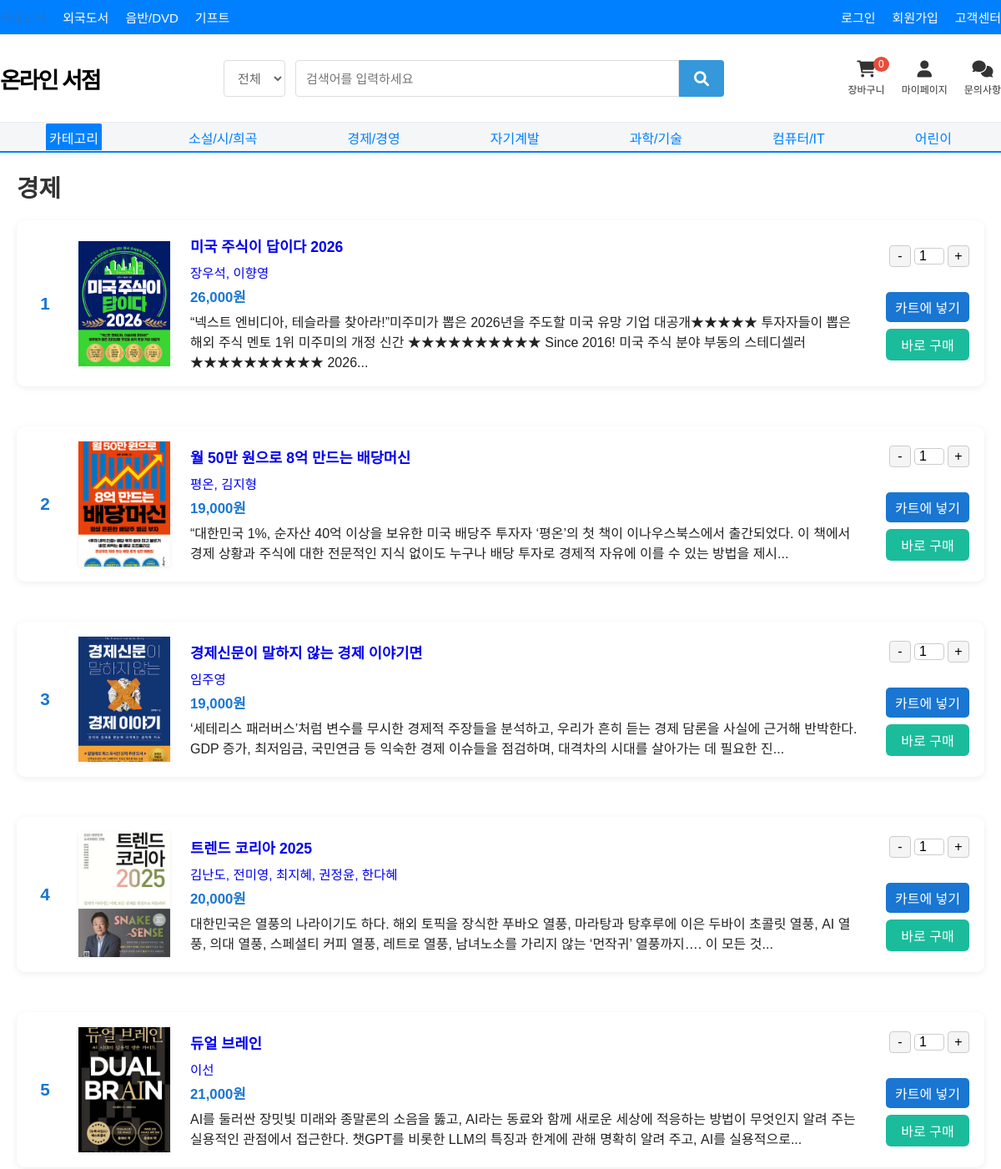
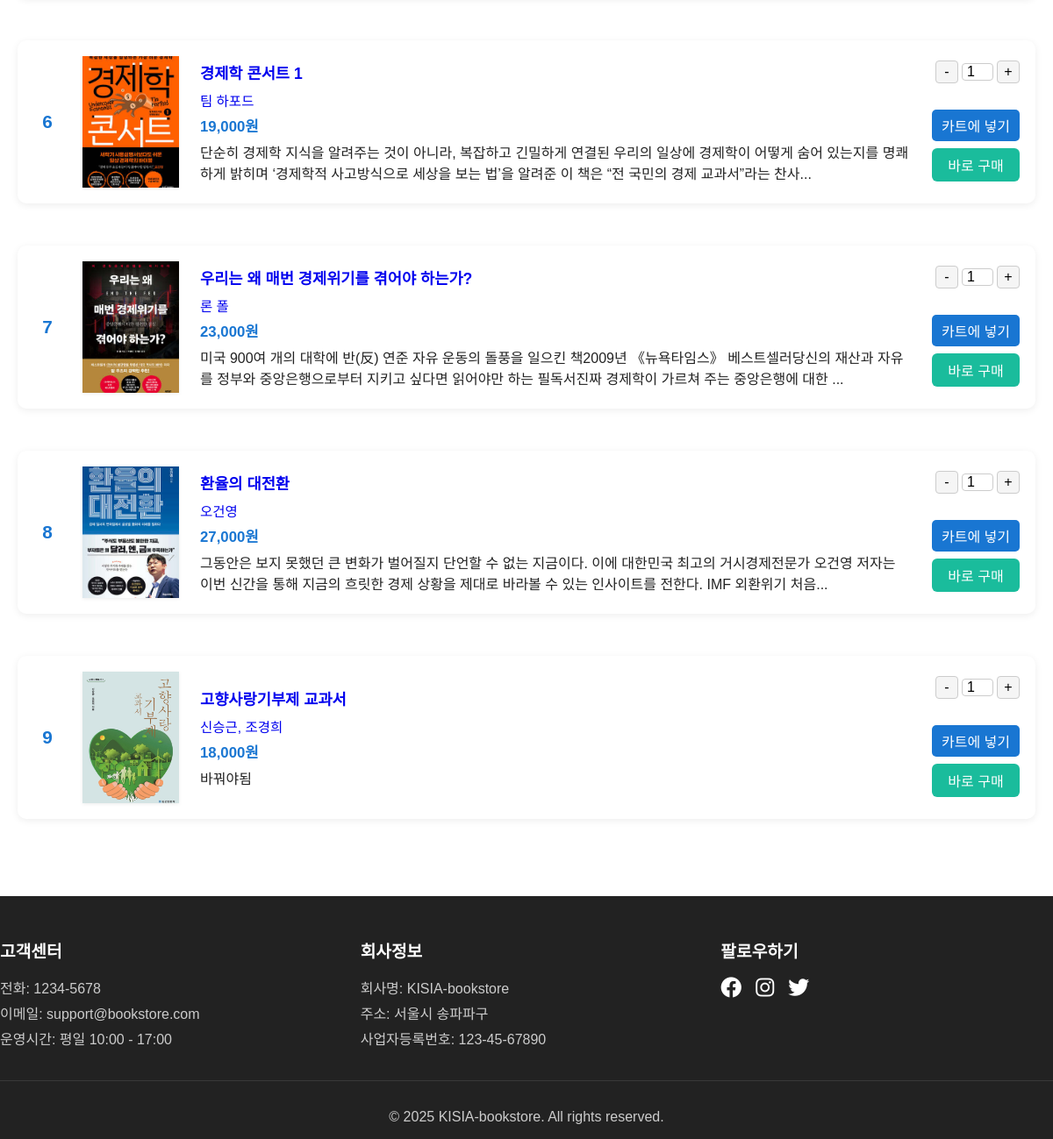
The app's page /category/economy.php with its own data (2 pictures, top to bottom).
### tables this page shows
CREATE TABLE books (
    id VARCHAR(50) NOT NULL PRIMARY KEY,
    title VARCHAR(255) NOT NULL,
    author VARCHAR(100) NOT NULL,
    price DECIMAL(10,2) NOT NULL,
    category VARCHAR(100),
    description TEXT,
    image_path VARCHAR(255),
    additional_image_path VARCHAR(255),
    created_at TIMESTAMP DEFAULT CURRENT_TIMESTAMP
);

### category/economy.php (the view, shortened to what this page needs)
<?php
require_once '../header.php';
$stmt = $conn->prepare("SELECT id, title, author, price, description, image_path FROM books WHERE category = ?");
$category = 'economy';
$stmt->bind_param("s", $category);
$stmt->execute();
$result = $stmt->get_result();
?>
<!DOCTYPE html>
<html lang="ko">
<head>
  <link rel="stylesheet" href="../css/style.css">
  <link rel="stylesheet" href="../css/header.css">
  <link rel="stylesheet" href="../css/category.css">
  <link rel="stylesheet" href="https://cdnjs.cloudflare.com/ajax/libs/font-awesome/6.0.0/css/all.min.css">
</head>
<body>
<div class="category-container">
  <div class="category-content">
    <h1>경제</h1>
    <div class="book-list">
      <?php if ($result->num_rows > 0): ?>
        <?php $num = 1; ?>
        <?php while ($book = $result->fetch_assoc()): ?>
          <div class="book-row">
            <div class="book-number"><?= $num++ ?></div>
            <div class="book-thumb">
              <a href="book_detail.php?id=<?= urlencode($book['id']) ?>">
                <img src="../<?= htmlspecialchars($book['image_path']) ?>" alt="<?= htmlspecialchars($book['title']) ?>">
              </a>
            </div>
            <div class="book-info">
              <div class="book-title">
                <a href="book_detail.php?id=<?= urlencode($book['id']) ?>"><?= htmlspecialchars($book['title']) ?></a>
              </div>
              <div class="book-meta">
                <a href="book_detail.php?id=<?= urlencode($book['id']) ?>"><?= htmlspecialchars($book['author']) ?></a>
              </div>
              <div class="book-price"><?= number_format((int)$book['price']) ?>원</div>
              <div class="book-desc">
                <?= htmlspecialchars(mb_strimwidth(strip_tags($book['description']), 0, 220, '...')) ?>
              </div>
            </div>
            <form method="POST" class="book-action-form" action="../cart.php">
              <div class="book-actions">
                <div class="qty-control">
                  <button type="button" onclick="updateQuantity(this, -1)">-</button>
                  <input type="number" class="quantity-display" value="1" min="1" readonly>
                  <button type="button" onclick="updateQuantity(this, 1)">+</button>
                </div>
                <button type="submit" class="cart-btn">카트에 넣기</button>
                <button type="submit" class="buy-btn" name="buy_now" value="1">바로 구매</button>
              </div>
            </form>
          </div>
        <?php endwhile; ?>
      <?php else: ?>
        <p class="no-books">등록된 도서가 없습니다.</p>
      <?php endif; ?>
    </div>
  </div>
</div>
<?php require_once '../footer.php'; ?>
</body>
</html>

### css/style.css (style rules this page uses)
* { margin: 0; padding: 0; box-sizing: border-box; }
:root { --primary-color: #2376c7; --secondary-color: #222; --accent-color: #f7b500; --background-color: #ffffff; --text-color: #222; --border-color: #e5e5e5; --shadow: 0 2px 8px rgba(0,0,0,0.06); --transition: all 0.2s; }
body { font-family: 'Noto Sans KR', 'Malgun Gothic', Arial, sans-serif; background: var(--background-color); color: var(--text-color); min-height: 100vh; }
.book-info { text-align: left; }
.cart-btn { width: 100%; padding: 0.8rem; background: var(--primary-color); color: white; border: none; border-radius: 4px; font-size: 1rem; font-weight: 500; cursor: pointer; transition: var(--transition); margin-top: 1rem; }

### css/category.css (style rules this page uses)
.category-container { display: flex; max-width: 1200px; margin: 0 auto; padding: 20px; gap: 30px; }
.category-container a { text-decoration: none; }
.category-content { flex: 1; }
.category-content h1 { font-size: 1.8rem; margin-bottom: 20px; color: #333; }
.book-list { display: flex; flex-direction: column; gap: 28px; }
.book-row { display: flex; align-items: center; background: #fff; border-radius: 10px; box-shadow: 0 2px 8px rgba(0,0,0,0.07); margin-bottom: 20px; padding: 18px; gap: 24px; }
.book-thumb img { width: 110px; height: 150px; object-fit: cover; border-radius: 0px; box-shadow: 0 1px 4px rgba(0,0,0,0.08); }
.book-info { flex: 1; display: flex; flex-direction: column; gap: 6px; }
.book-title { font-size: 1.1rem; font-weight: bold; margin-bottom: 2px; }
.book-meta { color: #888; font-size: 0.97rem; }
.book-price { color: #1976d2; font-weight: bold; font-size: 1.05rem; }
.book-actions { display: flex; flex-direction: column; gap: 8px; align-items: flex-end; }
.qty-control { display: flex; align-items: center; gap: 4px; margin-bottom: 6px; }
.qty-control button { width: 26px; height: 26px; font-size: 1rem; border: 1px solid #ccc; background: #f5f5f5; border-radius: 4px; cursor: pointer; }
.qty-control input[type="number"] { width: 36px; text-align: center; font-size: 1rem; border: 1px solid #ccc; border-radius: 4px; }
.cart-btn { width: 100px; padding: 6px 0; border: none; border-radius: 5px; font-size: 1rem; background: #1976d2; color: #fff; cursor: pointer; }
.buy-btn { width: 100%; padding: 7px 0; border-radius: 6px; border: none; font-size: 1rem; font-weight: 500; cursor: pointer; margin-bottom: 2px; }
.buy-btn { background: #1abc9c; color: #fff; }
.book-number { width: 32px; font-size: 1.3rem; font-weight: bold; color: #1976d2; display: flex; align-items: center; justify-content: center; }

### records on screen
books: image_path (picture), title "미국 주식이 답이다 2026", author "장우석, 이향영", price "26,000", description "“넥스트 엔비디아, 테슬라를 찾아라!”미주미가 뽑은 2026년을 주도할 미국 유망 기업 대공개★★★★★ 투자자들이 뽑은 해외 주식 멘토 1위 미주미의 개정 신간 ★★★★★★★★★★ Since 2016! 미국 주식 분야 부동의 스테디셀러 ★★★★★★★★★★ 2026..."
books: image_path (picture), title "월 50만 원으로 8억 만드는 배당머신", author "평온, 김지형", price "19,000", description "“대한민국 1%, 순자산 40억 이상을 보유한 미국 배당주 투자자 ‘평온’의 첫 책이 이나우스북스에서 출간되었다. 이 책에서 경제 상황과 주식에 대한 전문적인 지식 없이도 누구나 배당 투자로 경제적 자유에 이를 수 있는 방법을 제시..."
books: image_path (picture), title "경제신문이 말하지 않는 경제 이야기면", author "임주영", price "19,000", description "‘세테리스 패러버스’처럼 변수를 무시한 경제적 주장들을 분석하고, 우리가 흔히 듣는 경제 담론을 사실에 근거해 반박한다. GDP 증가, 최저임금, 국민연금 등 익숙한 경제 이슈들을 점검하며, 대격차의 시대를 살아가는 데 필요한 진..."
books: image_path (picture), title "트렌드 코리아 2025", author "김난도, 전미영, 최지혜, 권정윤, 한다혜", price "20,000", description "대한민국은 열풍의 나라이기도 하다. 해외 토픽을 장식한 푸바오 열풍, 마라탕과 탕후루에 이은 두바이 초콜릿 열풍, AI 열풍, 의대 열풍, 스페셜티 커피 열풍, 레트로 열풍, 남녀노소를 가리지 않는 ‘먼작귀’ 열풍까지…. 이 모든 것..."
books: image_path (picture), title "듀얼 브레인", author "이선", price "21,000", description "AI를 둘러싼 장밋빛 미래와 종말론의 소음을 뚫고, AI라는 동료와 함께 새로운 세상에 적응하는 방법이 무엇인지 알려 주는 실용적인 관점에서 접근한다. 챗GPT를 비롯한 LLM의 특징과 한계에 관해 명확히 알려 주고, AI를 실용적으로..."
books: image_path (picture), title "경제학 콘서트 1", author "팀 하포드", price "19,000", description "단순히 경제학 지식을 알려주는 것이 아니라, 복잡하고 긴밀하게 연결된 우리의 일상에 경제학이 어떻게 숨어 있는지를 명쾌하게 밝히며 ‘경제학적 사고방식으로 세상을 보는 법’을 알려준 이 책은 “전 국민의 경제 교과서”라는 찬사..."
books: image_path (picture), title "우리는 왜 매번 경제위기를 겪어야 하는가?", author "론 폴", price "23,000", description "미국 900여 개의 대학에 반(反) 연준 자유 운동의 돌풍을 일으킨 책2009년 《뉴욕타임스》 베스트셀러당신의 재산과 자유를 정부와 중앙은행으로부터 지키고 싶다면 읽어야만 하는 필독서진짜 경제학이 가르쳐 주는 중앙은행에 대한 ..."
books: image_path (picture), title "환율의 대전환", author "오건영", price "27,000", description "그동안은 보지 못했던 큰 변화가 벌어질지 단언할 수 없는 지금이다. 이에 대한민국 최고의 거시경제전문가 오건영 저자는 이번 신간을 통해 지금의 흐릿한 경제 상황을 제대로 바라볼 수 있는 인사이트를 전한다. IMF 외환위기 처음..."
books: image_path (picture), title "고향사랑기부제 교과서", author "신승근, 조경희", price "18,000", description "바꿔야됨"
